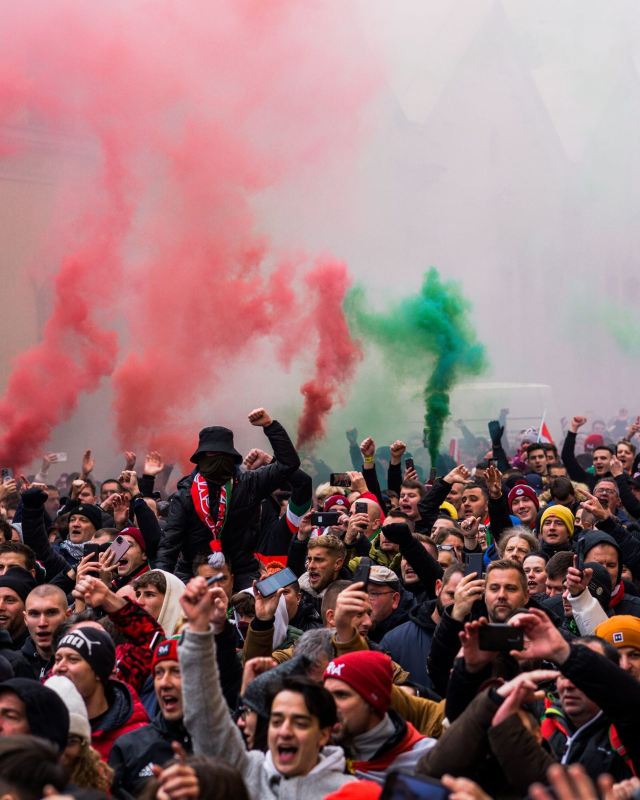
#> input picture site/assets/images/adeptos-2.jpg, 1280 x 1600 px (shown at 1/2 size); its folder holds only this picture in this run
$ python images.py
#> lines starting #> are read from the running program, lines starting #| are printed output that depends on the picture
# -*- coding: utf-8 -*-
"""Converte as fotografias de site/assets/images para WebP em 800, 1200 e 1600 px
e cria as imagens Open Graph (1200x630). Correr depois de juntar fotografias novas:
    pip install pillow
    python tools/images.py
"""
import re
from pathlib import Path
from PIL import Image, ImageOps

IMG = Path(__file__).resolve().parent.parent / "site" / "assets" / "images"
WIDTHS = (800, 1200, 1600)

for jpg in sorted(IMG.glob("*.jpg")):
    name = jpg.stem
    if re.search(r"-\d{3,4}$", name) or name.startswith("og-"): continue
    im = Image.open(jpg).convert("RGB")
#> im is the input picture: PIL image 1280x1600 RGB; mean R, G, B 148.3, 115.3, 117.1
    for w in WIDTHS:
        out = IMG / f"{name}-{w}.webp"
        if out.exists() and out.stat().st_mtime >= jpg.stat().st_mtime: continue
        if im.width < w and w != WIDTHS[0]:
            if im.width <= WIDTHS[0]: break
            r = im.copy()
        else:
            r = im.copy(); r.thumbnail((w, w * 3))
        r.save(out, "WEBP", quality=80, method=6)
#> this loop made 3 passes
#> pass 1, `r.save(out, "WEBP", quality=80, method=6)`:
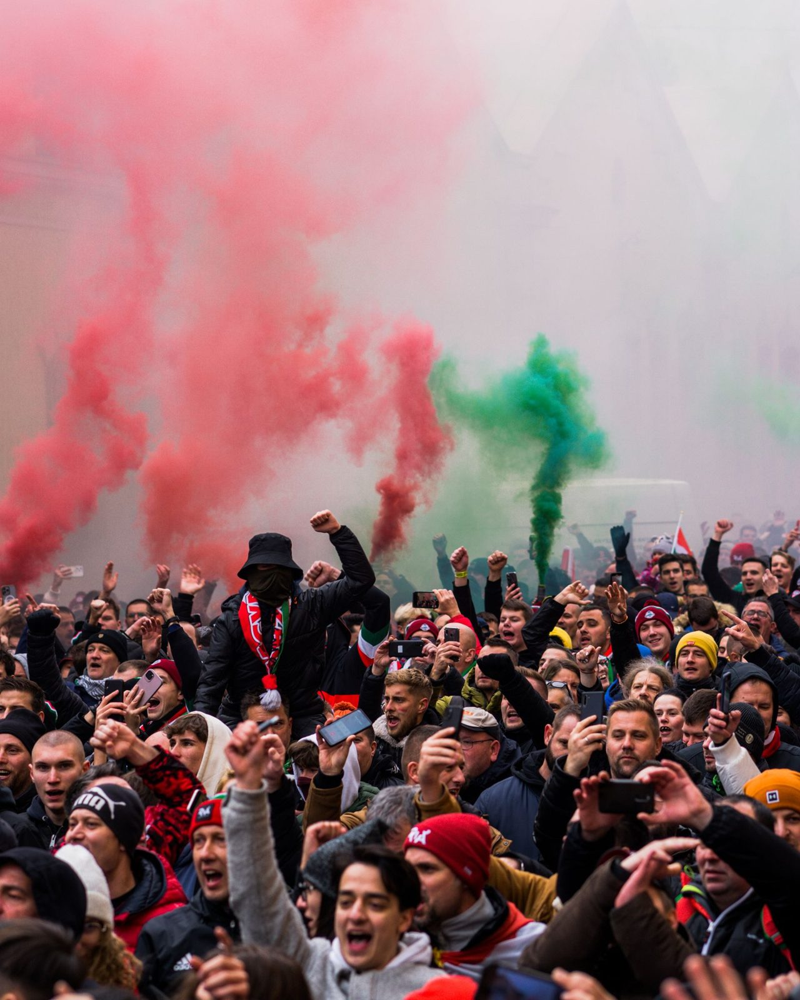
#> saved as adeptos-2-800.webp: PIL image 800x1000 RGB; mean R, G, B 148.3, 115.3, 117.1
    print("ok", name)

for src, out in (("bancada-wide", "og-home"), ("caneca", "og-loja")):
    p = IMG / f"{src}.jpg"
    if p.exists():
        ImageOps.fit(Image.open(p).convert("RGB"), (1200, 630), centering=(0.5, 0.45)).save(IMG / f"{out}.jpg", quality=84, optimize=True)
print("imagens prontas")
